Frame 1 (no input): blank canvas, image omitted
Frame 60 (no input): blank canvas, image omitted
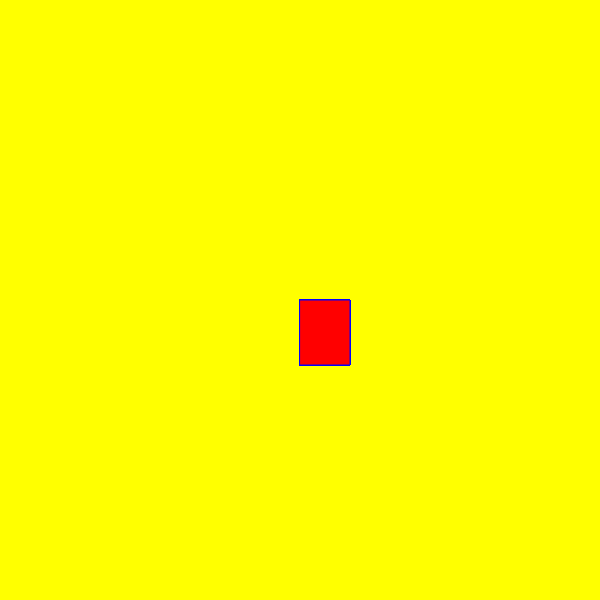
Frame 120 (the mouse pressed at the canvas centre since frame 60)

The p5.js sketch whose frames 1 and 60 were blank and that drew this single picture after the mouse press (run headless with seeded random() and noise() and a simulated clock; from frame 60 on, the mouse is pressed at the canvas centre):

// p5.js sketch
// ── sketch.js

function setup() {
  
  createCanvas(600, 600);
  
  background ("yellow");
  
}

function draw() {
  
stroke("blue");

fill("red");

if(mouseIsPressed){
    
rect(mouseX, mouseY ,50, 65);

}
  
}
